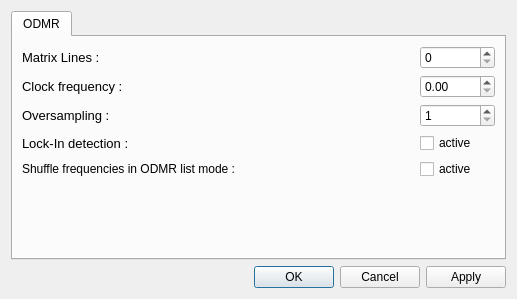
<?xml version="1.0" encoding="UTF-8"?>
<ui version="4.0">
 <class>SettingsDialog</class>
 <widget class="QDialog" name="SettingsDialog">
  <property name="geometry">
   <rect>
    <x>0</x>
    <y>0</y>
    <width>517</width>
    <height>299</height>
   </rect>
  </property>
  <property name="windowTitle">
   <string>qudi: ODMR - Settings</string>
  </property>
  <layout class="QGridLayout" name="gridLayout_2">
   <item row="1" column="0">
    <widget class="QDialogButtonBox" name="buttonBox">
     <property name="orientation">
      <enum>Qt::Horizontal</enum>
     </property>
     <property name="standardButtons">
      <set>QDialogButtonBox::Apply|QDialogButtonBox::Cancel|QDialogButtonBox::Ok</set>
     </property>
    </widget>
   </item>
   <item row="0" column="0">
    <widget class="QTabWidget" name="tabWidget">
     <widget class="QWidget" name="odmrtab">
      <attribute name="title">
       <string>ODMR</string>
      </attribute>
      <layout class="QGridLayout" name="gridLayout">
       <item row="3" column="0">
        <widget class="QLabel" name="label_4">
         <property name="font">
          <font>
           <pointsize>10</pointsize>
          </font>
         </property>
         <property name="toolTip">
          <string>That is the inverse time how long the scanner stays at the desired frequency and counts.</string>
         </property>
         <property name="text">
          <string>Lock-In detection :</string>
         </property>
        </widget>
       </item>
       <item row="2" column="1">
        <widget class="QSpinBox" name="oversampling_SpinBox">
         <property name="sizePolicy">
          <sizepolicy hsizetype="Expanding" vsizetype="Fixed">
           <horstretch>0</horstretch>
           <verstretch>0</verstretch>
          </sizepolicy>
         </property>
         <property name="maximumSize">
          <size>
           <width>75</width>
           <height>16777215</height>
          </size>
         </property>
         <property name="minimum">
          <number>1</number>
         </property>
         <property name="maximum">
          <number>100000</number>
         </property>
        </widget>
       </item>
       <item row="0" column="1">
        <widget class="QSpinBox" name="matrix_lines_SpinBox">
         <property name="sizePolicy">
          <sizepolicy hsizetype="Expanding" vsizetype="Fixed">
           <horstretch>0</horstretch>
           <verstretch>0</verstretch>
          </sizepolicy>
         </property>
         <property name="maximumSize">
          <size>
           <width>75</width>
           <height>16777215</height>
          </size>
         </property>
         <property name="maximum">
          <number>100000</number>
         </property>
        </widget>
       </item>
       <item row="3" column="1">
        <widget class="QCheckBox" name="lock_in_CheckBox">
         <property name="enabled">
          <bool>true</bool>
         </property>
         <property name="text">
          <string>active</string>
         </property>
        </widget>
       </item>
       <item row="0" column="0">
        <widget class="QLabel" name="label">
         <property name="font">
          <font>
           <pointsize>10</pointsize>
          </font>
         </property>
         <property name="toolTip">
          <string>This is the number of lines plotted in the Matrix Plot (lower plot).</string>
         </property>
         <property name="text">
          <string>Matrix Lines :</string>
         </property>
        </widget>
       </item>
       <item row="1" column="1">
        <widget class="QDoubleSpinBox" name="clock_frequency_DoubleSpinBox">
         <property name="sizePolicy">
          <sizepolicy hsizetype="Expanding" vsizetype="Fixed">
           <horstretch>0</horstretch>
           <verstretch>0</verstretch>
          </sizepolicy>
         </property>
         <property name="maximumSize">
          <size>
           <width>75</width>
           <height>16777215</height>
          </size>
         </property>
         <property name="maximum">
          <double>100000.000000000000000</double>
         </property>
        </widget>
       </item>
       <item row="2" column="0">
        <widget class="QLabel" name="label_3">
         <property name="font">
          <font>
           <pointsize>10</pointsize>
          </font>
         </property>
         <property name="toolTip">
          <string>That is the inverse time how long the scanner stays at the desired frequency and counts.</string>
         </property>
         <property name="text">
          <string>Oversampling :</string>
         </property>
        </widget>
       </item>
       <item row="1" column="0">
        <widget class="QLabel" name="label_2">
         <property name="font">
          <font>
           <pointsize>10</pointsize>
          </font>
         </property>
         <property name="toolTip">
          <string>That is the inverse time how long the scanner stays at the desired frequency and counts.</string>
         </property>
         <property name="text">
          <string>Clock frequency :</string>
         </property>
        </widget>
       </item>
       <item row="5" column="0">
        <spacer name="verticalSpacer">
         <property name="orientation">
          <enum>Qt::Vertical</enum>
         </property>
         <property name="sizeHint" stdset="0">
          <size>
           <width>20</width>
           <height>40</height>
          </size>
         </property>
        </spacer>
       </item>
       <item row="4" column="0">
        <widget class="QLabel" name="label_5">
         <property name="text">
          <string>Shuffle frequencies in ODMR list mode :</string>
         </property>
        </widget>
       </item>
       <item row="4" column="1">
        <widget class="QCheckBox" name="shuffle_freq_CheckBox">
         <property name="enabled">
          <bool>true</bool>
         </property>
         <property name="text">
          <string>active</string>
         </property>
        </widget>
       </item>
      </layout>
     </widget>
    </widget>
   </item>
  </layout>
 </widget>
 <resources/>
 <connections>
  <connection>
   <sender>buttonBox</sender>
   <signal>accepted()</signal>
   <receiver>SettingsDialog</receiver>
   <slot>accept()</slot>
   <hints>
    <hint type="sourcelabel">
     <x>248</x>
     <y>254</y>
    </hint>
    <hint type="destinationlabel">
     <x>157</x>
     <y>274</y>
    </hint>
   </hints>
  </connection>
  <connection>
   <sender>buttonBox</sender>
   <signal>rejected()</signal>
   <receiver>SettingsDialog</receiver>
   <slot>reject()</slot>
   <hints>
    <hint type="sourcelabel">
     <x>316</x>
     <y>260</y>
    </hint>
    <hint type="destinationlabel">
     <x>286</x>
     <y>274</y>
    </hint>
   </hints>
  </connection>
 </connections>
</ui>
